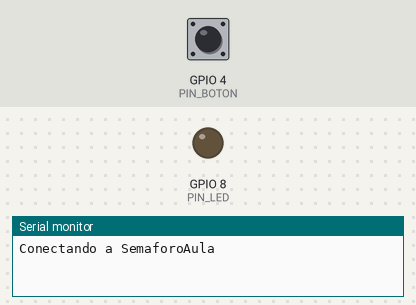
A sketch run on a simulated ESP32-C3. Parts: output pins drawn as LEDs (lit = HIGH), the last lines printed to the serial monitor. Inputs (shaded band) come from the test bench; at power-on: GPIO 4 (PIN_BOTON) HIGH. WiFi joins after 1.5 s; servers stay silent unless stated.

Above: at 0.1 s.
At 2.7 s:
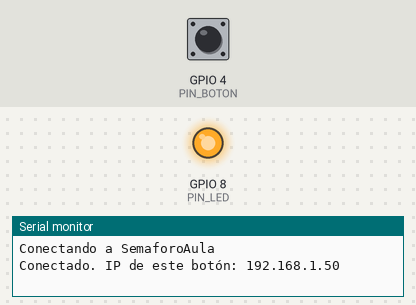
2.8 s: GPIO 4 (PIN_BOTON) pulled LOW for 0.15 s
Timing chart, 0 to 5.8 s (numbered marks = the images above; inputs shaded):
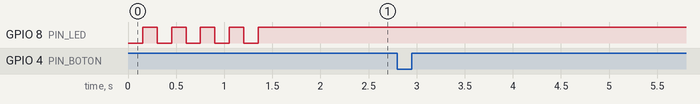

The sketch:

boton_estudiante.ino
```cpp
/*
  =====================================================================
  SEMÁFORO SOCIOEMOCIONAL DE AULA — BOTÓN DE ESCRITORIO  (v2)
  TEI201 Taller de Diseño en Ingeniería — Avance #2
  Placa: ESP32 mini (ej. ESP32-C3 SuperMini)
  =====================================================================
  QUÉ HACE:
   - Se conecta a la red WiFi "SemaforoAula" que crea el dispositivo central.
   - Cuando el estudiante aprieta el botón, envía un mensaje WiFi al central
     para encender (o cancelar) la luz blanca de la pizarra.
   - Su LED propio confirma al estudiante que el mensaje llegó.
     LED encendido fijo = solicitud activa
     LED parpadeando rápido = buscando la red WiFi

  ITERACIÓN v1 -> v2:
   Problema: a veces había que apretar varias veces para que se prendiera
   la luz blanca (respuesta lenta / presiones perdidas).
   Causas: ahorro de energía del WiFi activado, antena débil de la placa
   mini y presiones que ocurrían mientras la placa estaba ocupada.
   Solución: se desactiva el ahorro de energía del WiFi, se ajusta la
   potencia de transmisión y el botón se detecta con una interrupción,
   así ninguna presión se pierde.

  LIBRERÍAS: WiFi.h y HTTPClient.h (incluidas con el paquete ESP32).
  =====================================================================
*/

#include <WiFi.h>
#include <HTTPClient.h>

// ---------------------- RED DEL DISPOSITIVO CENTRAL ------------------
const char* WIFI_NOMBRE = "SemaforoAula";
const char* WIFI_CLAVE  = "aula2026";
const char* URL_BOTON     = "http://192.168.4.1/boton";      // alterna la solicitud
const char* URL_SOLICITUD = "http://192.168.4.1/solicitud";  // consulta el estado

// ---------------------- PINES ----------------------------------------
const int PIN_BOTON = 4;       // botón entre este pin y GND (sin resistencia)
const int PIN_LED   = 8;       // LED de confirmación (integrado en la C3 SuperMini)
const bool LED_ACTIVO_BAJO = true;  // la C3 SuperMini enciende su LED con LOW

// ---------------------- VARIABLES ------------------------------------
volatile bool botonPresionado = false;     // lo marca la interrupción
volatile unsigned long ultimaPresion = 0;
const unsigned long ANTIREBOTE_MS = 300;   // evita lecturas dobles del botón
unsigned long ultimaConsulta = 0;
bool solicitudActiva = false;

// =====================================================================

// Interrupción: se ejecuta al instante cuando se aprieta el botón,
// aunque la placa esté ocupada haciendo otra cosa.
void IRAM_ATTR alApretar() {
  unsigned long ahora = millis();
  if (ahora - ultimaPresion > ANTIREBOTE_MS) {
    ultimaPresion = ahora;
    botonPresionado = true;
  }
}

void ledConfirmacion(bool encendido) {
  digitalWrite(PIN_LED, LED_ACTIVO_BAJO ? !encendido : encendido);
}

// Se conecta (o reconecta) a la red del dispositivo central.
void conectarWiFi() {
  if (WiFi.status() == WL_CONNECTED) return;
  Serial.print("Conectando a ");
  Serial.println(WIFI_NOMBRE);
  WiFi.begin(WIFI_NOMBRE, WIFI_CLAVE);
  WiFi.setTxPower(WIFI_POWER_8_5dBm);   // mejora la conexión en placas mini
  bool led = false;
  while (WiFi.status() != WL_CONNECTED) {
    led = !led;
    ledConfirmacion(led);               // parpadeo = buscando red
    delay(150);
  }
  Serial.print("Conectado. IP de este botón: ");
  Serial.println(WiFi.localIP());
  ledConfirmacion(solicitudActiva);
}

// Envía una petición al central y devuelve su respuesta ("ON"/"OFF").
String pedir(const char* url) {
  HTTPClient http;
  http.setTimeout(1500);
  http.begin(url);
  int codigo = http.GET();
  String respuesta = "";
  if (codigo == 200) respuesta = http.getString();
  else {
    Serial.print("Error de comunicación: ");
    Serial.println(codigo);
  }
  http.end();
  return respuesta;
}

void setup() {
  Serial.begin(115200);
  pinMode(PIN_BOTON, INPUT_PULLUP);
  pinMode(PIN_LED, OUTPUT);
  ledConfirmacion(false);

  WiFi.mode(WIFI_STA);
  WiFi.setSleep(false);                 // sin ahorro de energía = respuesta rápida
  conectarWiFi();

  attachInterrupt(digitalPinToInterrupt(PIN_BOTON), alApretar, FALLING);
}

void loop() {
  conectarWiFi();   // si se cae la conexión, se reconecta solo

  // 1. Si se apretó el botón, avisar al central
  if (botonPresionado) {
    botonPresionado = false;
    Serial.println("Botón presionado -> enviando por WiFi...");
    String r = pedir(URL_BOTON);
    if (r == "ON" || r == "OFF") {
      solicitudActiva = (r == "ON");
      ledConfirmacion(solicitudActiva);
      Serial.println(solicitudActiva ? "Central confirmó: solicitud ACTIVA"
                                     : "Central confirmó: solicitud cancelada");
    }
  }

  // 2. Cada 3 s preguntar si la solicitud sigue activa
  //    (por si el profesor la marcó como atendida desde la página)
  if (!botonPresionado && millis() - ultimaConsulta > 3000) {
    ultimaConsulta = millis();
    String r = pedir(URL_SOLICITUD);
    if (r == "ON" || r == "OFF") {
      solicitudActiva = (r == "ON");
      ledConfirmacion(solicitudActiva);
    }
  }
  delay(5);
}
```
